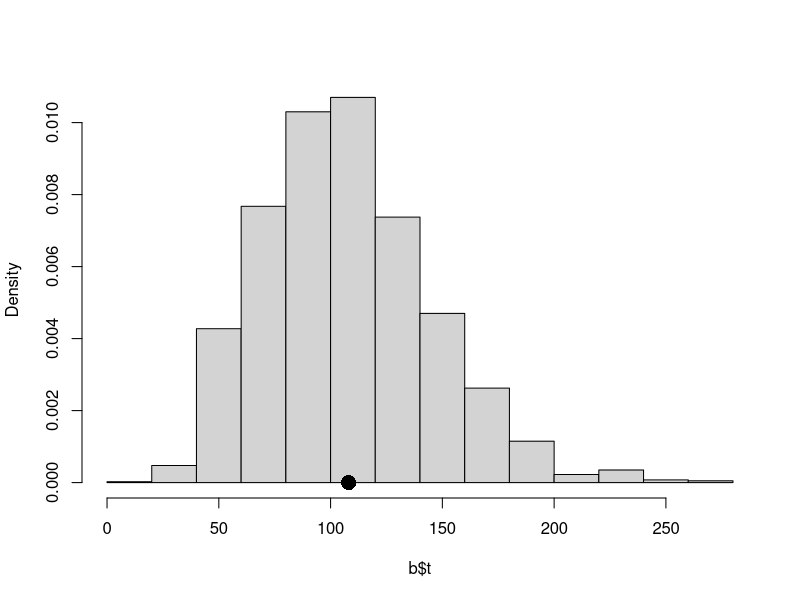

This chart was generated by the following R code:
## ---- chunk 1
# 设置参数
set.seed(123)  
N <- 1000  # 总假设数
N0 <- 950  # 原假设数
N1 <- 50   # 备择假设数
alpha <- 0.1
m <- 10000  

# 用于模拟生成 p 值的函数
generate_pvalues <- function(N0, N1) {
  p_values <- numeric(N)
  p_values[1:N0] <- runif(N0)
  p_values[(N0+1):N] <- rbeta(N1, 0.1, 1)
  return(p_values)
}

# Bonferroni 调整函数
bonferroni_adjust <- function(p_values, alpha) {
  p_adjusted <- p.adjust(p_values, method = "bonferroni")
  rejected <- p_adjusted <= alpha
  return(rejected)
}

# B-H 调整函数
bh_adjust <- function(p_values, alpha) {
  p_adjusted <- p.adjust(p_values, method = "BH")
  rejected <- p_adjusted <= alpha
  return(rejected)
}

# 进行模拟
simulations <- replicate(m, {
  p_values <- generate_pvalues(N0, N1)
  
  # 计算拒绝情况
  bonf_rejected <- bonferroni_adjust(p_values, alpha)
  bh_rejected <- bh_adjust(p_values, alpha)
  
  # 计算 FWER
  fwer_bonf <- mean(bonf_rejected[1:N0])  # 在原假设下的拒绝比例
  fwer_bh <- mean(bh_rejected[1:N0])
  
  # 计算 FDR
  fdr_bonf <- mean(bonf_rejected[(N0+1):N])  # 在备择假设下的拒绝比例
  fdr_bh <- mean(bh_rejected[(N0+1):N])
  
  # 计算 TPR
  tpr_bonf <- mean(bonf_rejected[(N0+1):N]) / N1  # 真正例率
  tpr_bh <- mean(bh_rejected[(N0+1):N]) / N1
  
  c(fwer_bonf, fwer_bh, fdr_bonf, fdr_bh, tpr_bonf, tpr_bh)
})

# 计算平均值
results <- apply(simulations, 1, mean)

# 输出结果
result_matrix <- matrix(results, nrow = 3, byrow = TRUE,
                         dimnames = list(c("FWER", "FDR", "TPR"),
                                         c("Bonferroni 校正", "B-H 校正")))
result_matrix

## ---- chunk 2
# 加载包
library(boot)

# 故障间隔时间数据
x <- aircondit[1]

# 定义最大似然估计函数
rate <- function(x, i) {
  # 从数据中提取 bootstrap 样本
  sample_data <- as.matrix(x[i, ])
  # 计算 MLE
  mle <- 1 / mean(sample_data)
  return(mle)
}

# 执行 bootstrap 过程
set.seed(123) # 设置随机种子以确保结果可重复
bootstrap_results <- boot(x, statistic = rate, R = 2000)

# 输出 bootstrap 统计结果
print(bootstrap_results)
## ---- chunk 3
# 加载必要的包
library(boot)

# 故障间隔时间数据
x <- aircondit[1]

# 定义统计量函数
meant <- function(x, i) {
  # 计算 bootstrap 样本的平均值
  return(mean(as.matrix(x[i,])))
}

# 执行 bootstrap 过程
set.seed(123) # 设置随机种子以确保结果可重复
b <- boot(x, statistic = meant, R = 2000)

# 计算置信区间
ci_results <- boot.ci(b, type = c("norm", "perc", "basic", "bca"))

# 输出结果
print(ci_results)

##  比较这些区间并解释它们可能不同的原因

##  1. 正态区间与百分位数区间的差异：由于重复样本的分布不是近似正态的，因此正态区间和百分位数区间会有所不同。从重复样本的直方图来看，重复样本的分布是偏斜的。尽管我们正在估计一个平均值，但样本量太小，无法通过中心极限定理（CLT）在这里给出一个好的近似。
##  2. BCa区间的特点：BCa区间是一种百分位数类型的区间，但它同时调整了偏斜和偏差。这意味着BCa区间在考虑了数据分布的偏斜性之后，提供了一个更为准确的区间估计。
##  3. 样本量的影响：样本量对于估计的准确性有重要影响。在本例中，样本量可能不足以使CLT适用，因此正态近似可能不准确。这可能导致正态区间和百分位数区间之间的差异。
##  4. 偏斜性的影响：数据的偏斜性也会影响区间估计。百分位数区间不依赖于分布的正态性，因此它可能在偏斜分布中提供更稳定的估计。而BCa区间则进一步考虑了偏斜性和偏差，因此在这种情况下可能提供最可靠的估计。
##  总结来说，不同的区间估计方法对于数据分布的假设不同，因此在面对偏斜分布和样本量较小的情况时，它们可能会给出不同的结果。BCa区间通过调整偏斜性和偏差，通常在这种情况下提供更为稳健的估计。

# 绘制直方图
hist(b$t, prob = TRUE, main = "")
original_mean <- meant(x, 1:nrow(x))
points(original_mean, 0, cex = 2, pch = 16)
